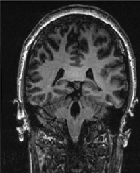
#> input picture Experiments/Connected Component/MRI.png, 140 x 173 px
$ python 'Connected Component.py'
#> lines starting #> are read from the running program, lines starting #| are printed output that depends on the picture; after the words box and inside, x2 and y2 are one past the last pixel; in counts of white or black regions, pixels touching at a corner belong together
import cv2
import numpy as np

image = cv2.imread('MRI.png')
#> image is the input picture: shape (173, 140, 3); min 3, max 255, mean 56.6
temp = cv2.imread('MRI.png')
image_N4 = cv2.imread('MRI.png')
image_N8 = cv2.imread('MRI.png')

m=len(image)
#> m = 173
n=len(image[0])
#> n = 140
o=len(image[0][0])
#> o = 3

hashing={}

def valid(array, x, y, m, n):
    if x<0 or y<0 or x>=m or y>=n:
        return
    if image[x][y][0]==255:
        try:
            hashing[(x, y)]
            return
        except:
            hashing[(x, y)]=1
        array.append([x, y])

for i in range(m):
    for j in range(n):
        for k in range(o):
            if temp[i][j][k]>=50:
                temp[i][j][k]=255
            else:
                temp[i][j][k]=0
            image_N4[i][j][k]=0
            image_N8[i][j][k]=0
#> image_N4: shape (173, 140, 3); every value is 0
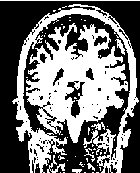
#> temp: shape (173, 140, 3); 44.8% white; 55 white regions (46 under 20 px), largest, box (x1, y1, x2, y2) and area: (26, 23, 128, 143) 6347, (12, 4, 139, 173) 3907, (0, 0, 140, 1) 140

cv2.imwrite("binary.png", temp)


for i in range(m):
    for j in range(n):
        for k in range(o):
            image[i][j][k]=temp[i][j][k]

result=[0, [0, 0]]
for i in range(m):
    for j in range(n):
        if image[i][j][0]==255:
            count=0
            hashing={}
            value=[[i, j]]
            while value!=[]:
                p=value.pop(0)
                count+=1
                image[p[0]][p[1]][0]=0
                image[p[0]][p[1]][1]=0
                image[p[0]][p[1]][2]=0
                array=[]
                valid(array, p[0]-1, p[1], m, n)
                valid(array, p[0]+1, p[1], m, n)
                valid(array, p[0], p[1]-1, m, n)
                valid(array, p[0], p[1]+1, m, n)
                for k in array:
                    value.append(k)
            if count>result[0]:
                result[0]=count
                result[1][0]=i
                result[1][1]=j
#> after the loop, result = [6142, [23, 73]]

for i in range(m):
    for j in range(n):
        for k in range(o):
            image[i][j][k]=temp[i][j][k]
maximum=result
#> maximum = [6142, [23, 73]]
print(result[0])
#| 6142
value=[[maximum[1][0], maximum[1][1]]]
#> value = [[23, 73]]
hashing={}
while value!=[]:
    p=value.pop(0)
    image[p[0]][p[1]][0]=0
    image[p[0]][p[1]][1]=0
    image[p[0]][p[1]][2]=0
    image_N4[p[0]][p[1]][0]=255
    image_N4[p[0]][p[1]][1]=255
    image_N4[p[0]][p[1]][2]=255
    array=[]
    valid(array, p[0]-1, p[1], m, n)
    valid(array, p[0]+1, p[1], m, n)
    valid(array, p[0], p[1]-1, m, n)
    valid(array, p[0], p[1]+1, m, n)
    for k in array:
        value.append(k)
#> this loop made 6142 passes
#> p on passes 1 to 3: [23, 73], [24, 73], [23, 74]
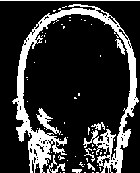
#> image: shape (173, 140, 3); 19.4% white; 61 white regions (52 under 20 px), largest, box (x1, y1, x2, y2) and area: (12, 4, 139, 173) 3907, (36, 108, 61, 135) 191, (0, 0, 140, 1) 140
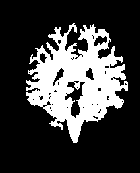
#> image_N4: shape (173, 140, 3); 25.4% white; 1 white region, box (x1, y1, x2, y2) and area: (26, 23, 128, 143) 6142
#> after the loop, value = []


for i in range(m):
    for j in range(n):
        for k in range(o):
            image[i][j][k]=temp[i][j][k]

result=[0, [0, 0]]
for i in range(m):
    for j in range(n):
        if image[i][j][0]==255:
            count=0
            hashing={}
            value=[[i, j]]
            while value!=[]:
                p=value.pop(0)
                count+=1
                image[p[0]][p[1]][0]=0
                image[p[0]][p[1]][1]=0
                image[p[0]][p[1]][2]=0
                array=[]
                valid(array, p[0]-1, p[1], m, n)
                valid(array, p[0]+1, p[1], m, n)
                valid(array, p[0], p[1]-1, m, n)
                valid(array, p[0], p[1]+1, m, n)
                valid(array, p[0]-1, p[1]-1, m, n)
                valid(array, p[0]-1, p[1]+1, m, n)
                valid(array, p[0]+1, p[1]-1, m, n)
                valid(array, p[0]+1, p[1]+1, m, n)
                for k in array:
                    value.append(k)
            if count>result[0]:
                result[0]=count
                result[1][0]=i
                result[1][1]=j
#> after the loop, result = [6347, [23, 73]]

for i in range(m):
    for j in range(n):
        for k in range(o):
            image[i][j][k]=temp[i][j][k]
maximum=result
#> maximum = [6347, [23, 73]]
print(result[0])
#| 6347
value=[[maximum[1][0], maximum[1][1]]]
#> value = [[23, 73]]
hashing={}
while value!=[]:
    p=value.pop(0)
    image[p[0]][p[1]][0]=0
    image[p[0]][p[1]][1]=0
    image[p[0]][p[1]][2]=0
    image_N8[p[0]][p[1]][0]=255
    image_N8[p[0]][p[1]][1]=255
    image_N8[p[0]][p[1]][2]=255
    array=[]
    valid(array, p[0]-1, p[1], m, n)
    valid(array, p[0]+1, p[1], m, n)
    valid(array, p[0], p[1]-1, m, n)
    valid(array, p[0], p[1]+1, m, n)
    valid(array, p[0]-1, p[1]-1, m, n)
    valid(array, p[0]-1, p[1]+1, m, n)
    valid(array, p[0]+1, p[1]-1, m, n)
    valid(array, p[0]+1, p[1]+1, m, n)
    for k in array:
        value.append(k)
#> this loop made 6347 passes
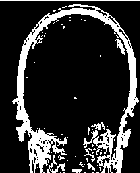
#> image: shape (173, 140, 3); 18.6% white; 54 white regions (46 under 20 px), largest, box (x1, y1, x2, y2) and area: (12, 4, 139, 173) 3907, (0, 0, 140, 1) 140, (47, 155, 65, 173) 98
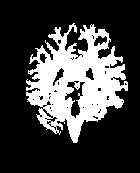
#> image_N8: shape (173, 140, 3); 26.2% white; 1 white region, box (x1, y1, x2, y2) and area: (26, 23, 128, 143) 6347
#> after the loop, value = []

cv2.imwrite("binary_N4.png", image_N4)
cv2.imwrite("binary_N8.png", image_N8)
